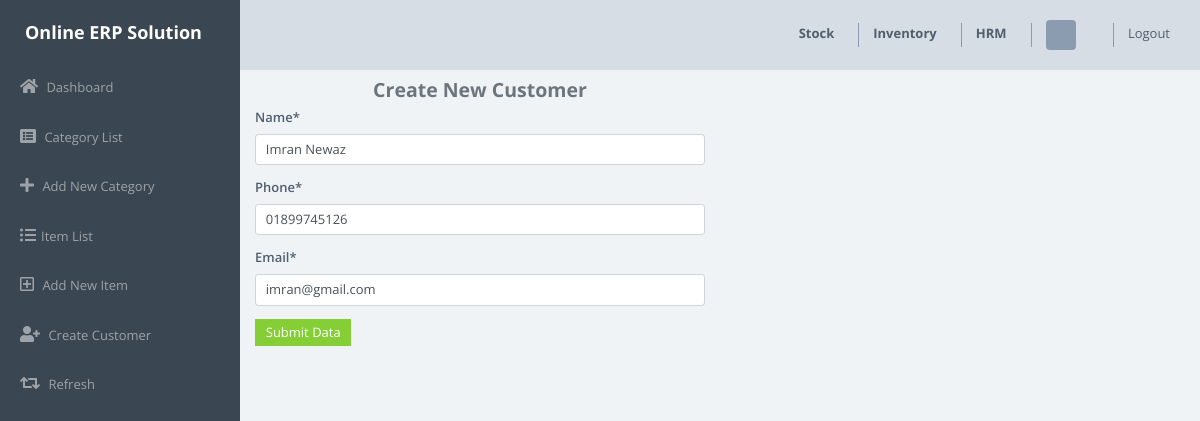
The app's page /inventory/update_customer/1/ with its own data.
### inventory_module/models.py (models this page shows, shortened)
class Customer(models.Model):
    name = models.CharField(max_length=200)
    phone = models.CharField(max_length=200)
    email = models.CharField(max_length=200)
    date_created = models.DateTimeField(auto_now_add=True)

### inventory_module/views.py (the view)
# urls.py: path('update_customer/<str:id>/', views.update_customer, name='update-customer'),
def update_customer(request, id):
    update_customer = Customer.objects.get(pk=id)
    form = UpdateCustomerForm(instance=update_customer)
    if request.method == 'POST':
        form = UpdateCustomerForm(request.POST, instance=update_customer)
        if form.is_valid():
            form.save()
            return redirect('inventory-home-page')
    context ={
        'form':form,
    }
    return render(request, 'inventory/create_customer.html', context)

### inventory_module/forms.py
class UpdateCustomerForm(ModelForm):
    class Meta:
        model = Customer
        fields = '__all__'

### templates/inventory/create_customer.html (shortened to what this page needs)
{% load static %}
{% include 'inventory/header.html' %}
{% include 'inventory/sidebar.html' %}
{% load crispy_forms_tags %}
<section class="py-5 mt-5">
    <div class="container">
        <div class="row">
            <div class="col-lg-6">
                <h4 class="text-secondary font-weight-bold text-center">Create New Customer</h4>
                    <form method="POST">
                        {{form|crispy}}
                        <input type="submit" class="btn btn-primary" value="Submit Data">
                    </form>
            </div>
        </div>
    </div>
</section>

### templates/inventory/header.html (style rules this page uses)
* { font-size: 13px; }

### templates/inventory/sidebar.html (style rules this page uses)
* { font-size: 13px; }

### records on screen
Customer: name "Imran Newaz", phone "01899745126", email "imran@gmail.com"
